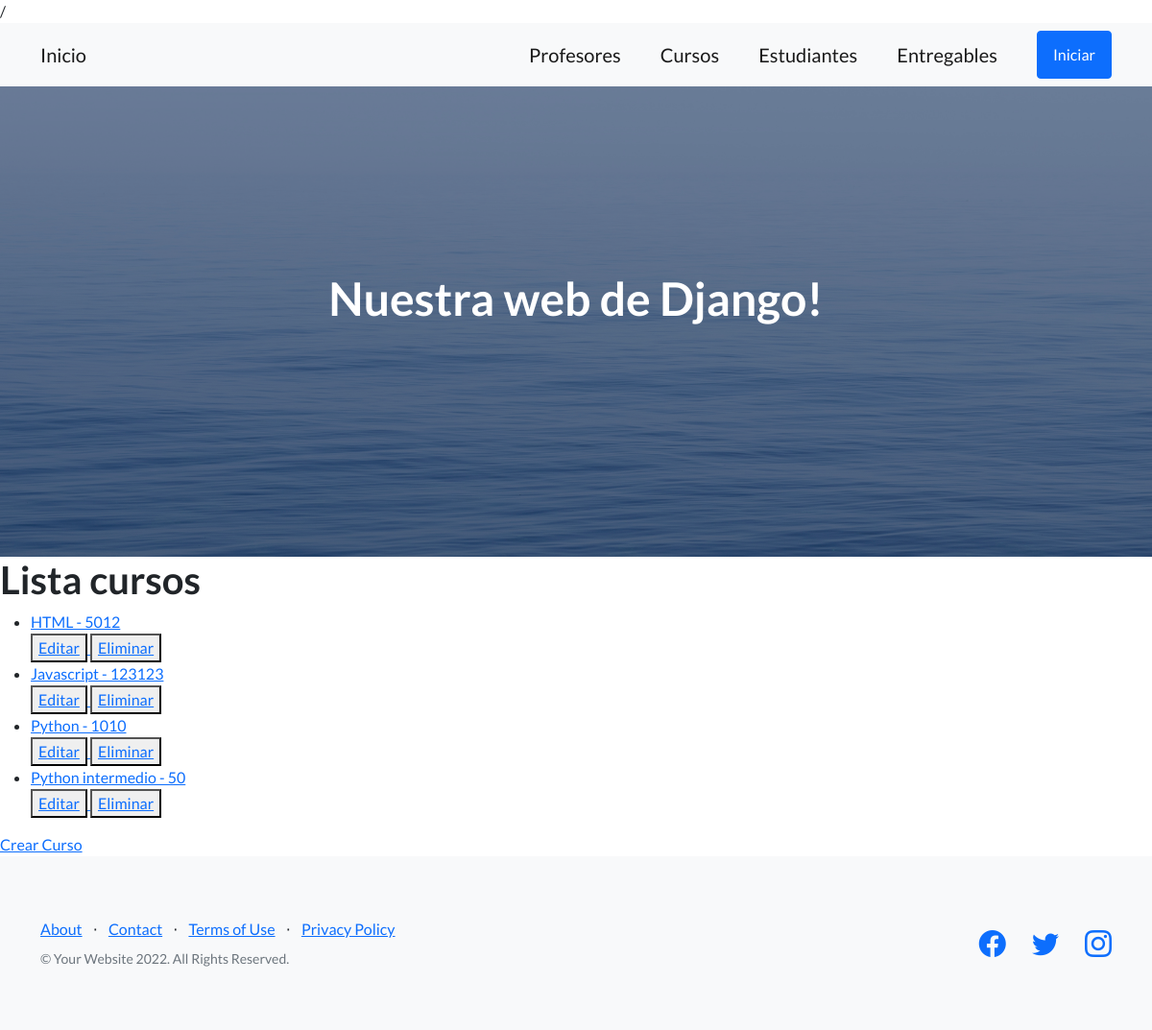
The app's page /app_coder/ListaCursos/, older data.
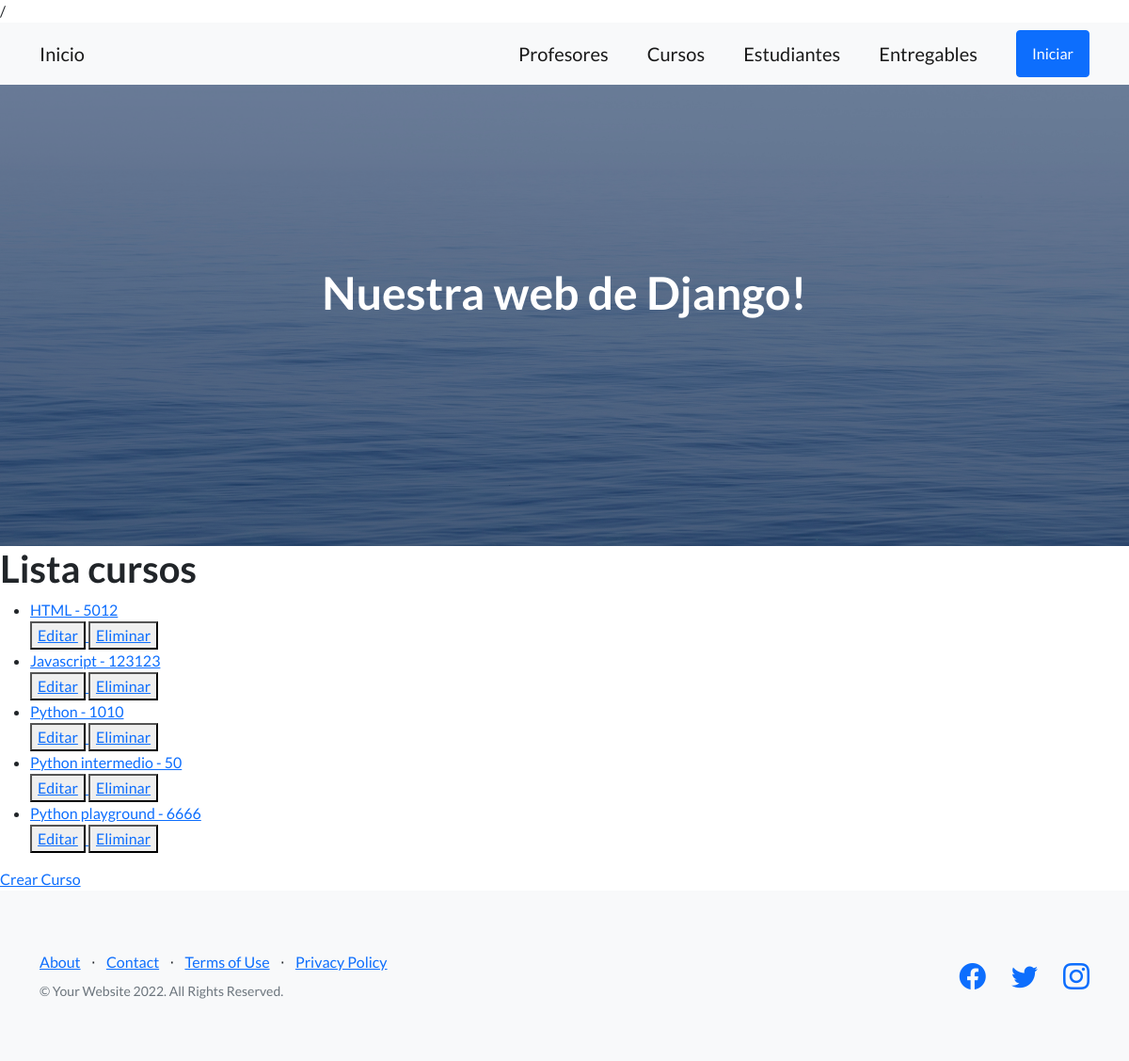
The same page, newer data.
### app_coder/models.py (models this page shows)
class Curso(models.Model):
    nombre = models.CharField(max_length=50)
    camada = models.IntegerField()
    def __str__(self) -> str:
        return f"{self.nombre} - {self.camada}"
    class Meta():
        verbose_name = "My Course"
        verbose_name_plural = "Mis Cursos"
        ordering = ("nombre",)
        unique_together = ("nombre","camada")

### app_coder/views.py (the view)
# urls.py: path('ListaCursos/', CursoList.as_view(), name = "ListaCursos"),
class CursoList(ListView):
    model = Curso
    template_name = "curso_list.html"
    context_object_name = "cursos"

### app_coder/templates/curso_list.html
{% extends 'padre.html' %}
{% load static %}
{% block bloquecambia  %}
<h1>Lista cursos</h1>
    <ul>
        {% for curso in cursos %}
            <li>
            <a href="{% url 'DetalleCursos' curso.id %}">{{curso}}</a>
            </li>
            <button>
                <a href="{% url 'ActualizarCursos' curso.id %}">Editar
            </button>
            <button>
                <a href="{% url 'EliminarCursos' curso.id %}">Eliminar
            </button>
        {% endfor %}
    </ul>
    <a href="{% url 'CreaCursos' %}">Crear Curso</a>
{% endblock bloquecambia  %}

Row changes from the older to the newer data that the page shows:
added Curso: nombre+camada "Python playground - 6666"
